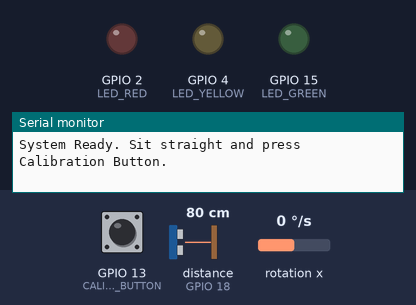
Recording of a sketch running on a simulated ESP32. Parts: output pins drawn as LEDs (lit = HIGH), the last lines printed to the serial monitor. The test bench sets the inputs (shaded band); at power-on: GPIO 13 (CALIBRATION_BUTTON) HIGH, distance to the obstacle (sensor on GPIO 18) 80 cm, rotation x 0 °/s. The echo pulse lasts 58.3 µs per cm; pins used as bus, display or sensor lines are not drawn.

Above: at 1.2 s.
1.3 s: GPIO 13 (CALIBRATION_BUTTON) pulled LOW for 0.15 s
At 2.4 s:
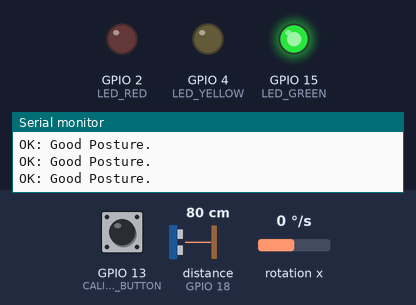
3.3 s: distance to the obstacle (sensor on GPIO 18) set to 39 cm
4.8 s: distance to the obstacle (sensor on GPIO 18) set to 32 cm
At 5.2 s:
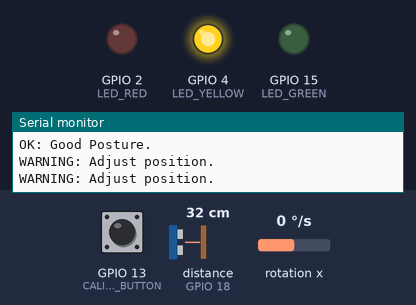
6.7 s: rotation x set to 14 °/s
8.2 s: rotation x set to 17 °/s
At 9.4 s:
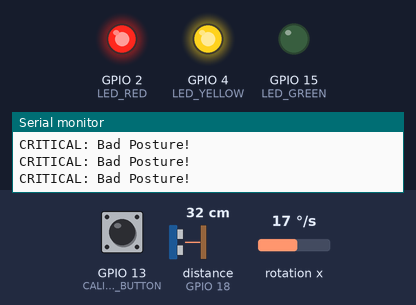
9.7 s: rotation x set to -192 °/s
At 11.1 s:
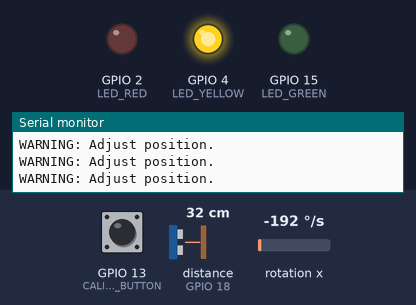
Timing chart, 0 to 12.3 s (numbered marks = the images above; inputs shaded):
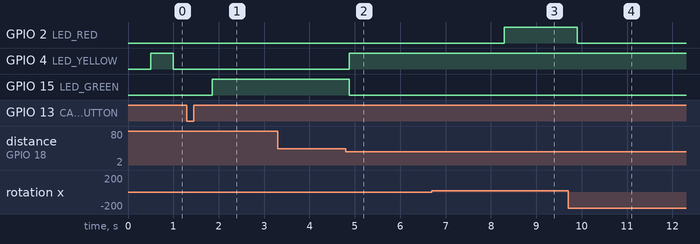

Measured:
- the behaviour switches between 36 and 35 cm on distance to the obstacle (sensor on GPIO 18) (found by bisection; images 1 and 2)
- the behaviour switches between 15 and 16 °/s on rotation x (found by bisection; images 2 and 3)
- after the input at 1.3 s, GPIO 4 (LED_YELLOW): stops changing and stays LOW; GPIO 15 (LED_GREEN): LOW → HIGH after 0.56 s
- after the input at 4.8 s, GPIO 4 (LED_YELLOW): LOW → HIGH after 0.07 s; GPIO 15 (LED_GREEN): HIGH → LOW after 0.07 s
- after the input at 8.2 s, GPIO 2 (LED_RED): LOW → HIGH after 0.09 s
- after the input at 9.7 s, GPIO 2 (LED_RED): HIGH → LOW after 0.20 s

The sketch:

main.ino
```cpp
/* * POSTUREGUARD - TEST 10: Sensor Fusion (HC-SR04 + MPU-6050)
 * Project for Kyoto iUP Admission
 */

#include <Wire.h>
#include <MPU6050.h>

// Pins for ESP32
#define TRIG_PIN 5
#define ECHO_PIN 18
#define LED_RED 2
#define LED_YELLOW 4
#define LED_GREEN 15
#define CALIBRATION_BUTTON 13 // On simule un bouton physique

MPU6050 mpu;
float refAngle = 0;
float refDistance = 0;
bool isCalibrated = false;

// Time Management (Non-blocking)
unsigned long lastMeasureTime = 0;
const int measureInterval = 200; // 5 measures per second

void setup() {
  Serial.begin(115200); // ESP32 standard speed
  Wire.begin();
  mpu.initialize();

  pinMode(TRIG_PIN, OUTPUT);
  pinMode(ECHO_PIN, INPUT);
  pinMode(LED_RED, OUTPUT);
  pinMode(LED_YELLOW, OUTPUT);
  pinMode(LED_GREEN, OUTPUT);
  pinMode(CALIBRATION_BUTTON, INPUT_PULLUP);

  Serial.println("System Ready. Sit straight and press Calibration Button.");
}

// --- MODULE: SENSOR READING ---
float getDistance() {
  digitalWrite(TRIG_PIN, LOW);
  delayMicroseconds(2);
  digitalWrite(TRIG_PIN, HIGH);
  delayMicroseconds(10);
  digitalWrite(TRIG_PIN, LOW);
  long duration = pulseIn(ECHO_PIN, HIGH);
  return duration * 0.034 / 2;
}

float getPitch() {
  return mpu.getRotationX() / 131.0; // Conversion simple pour la simulation
}

// --- MODULE: CALIBRATION ---
void calibrate() {
  Serial.println("Calibrating...");
  float sumD = 0, sumA = 0;
  for(int i=0; i<10; i++) {
    sumD += getDistance();
    sumA += getPitch();
    delay(50);
  }
  refDistance = sumD / 10.0;
  refAngle = sumA / 10.0;
  isCalibrated = true;
  Serial.println("Calibration Done!");
}

void loop() {
  // Check for Calibration Button (Active Low)
  if (digitalRead(CALIBRATION_BUTTON) == LOW) {
    calibrate();
  }

  if (!isCalibrated) {
    // Blink Yellow while waiting for calibration
    digitalWrite(LED_YELLOW, (millis()/500)%2);
    return;
  }

  // Measure every 200ms
  if (millis() - lastMeasureTime > measureInterval) {
    lastMeasureTime = millis();

    float currentDist = getDistance();
    float currentAngle = getPitch();
    float angleDiff = currentAngle - refAngle;

    // --- DECISION LOGIC ---
    // Rule: Alert if too close OR leaning too much forward
    if (currentDist < 25 || angleDiff > 15) {
      digitalWrite(LED_RED, HIGH);
      digitalWrite(LED_GREEN, LOW);
      Serial.println("CRITICAL: Bad Posture!");
    }
    else if (currentDist < 35 || angleDiff > 8) {
      digitalWrite(LED_RED, LOW);
      digitalWrite(LED_YELLOW, HIGH);
      digitalWrite(LED_GREEN, LOW);
      Serial.println("WARNING: Adjust position.");
    }
    else {
      digitalWrite(LED_RED, LOW);
      digitalWrite(LED_YELLOW, LOW);
      digitalWrite(LED_GREEN, HIGH);
      Serial.println("OK: Good Posture.");
    }
  }
}
```
